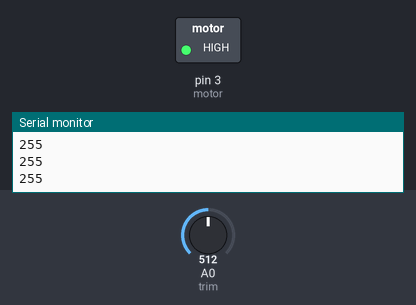
The sketch below on a simulated Arduino Uno, built with avr-gcc and run on an emulated ATmega328P. Shown: switched loads named in the sketch (green lamp = pin HIGH), the last lines printed to the serial monitor. The test bench sets the inputs (shaded band); at power-on: A0 (trim) = 512.

Above: at 1.2 s.
1.3 s: A0 (trim) set to 716
At 2.3 s:
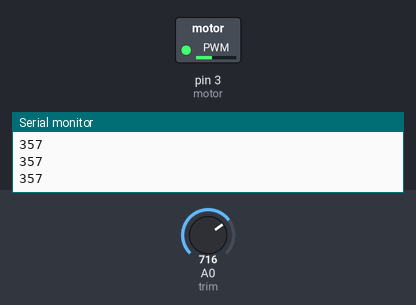
2.8 s: A0 (trim) set to 900
At 3.6 s:
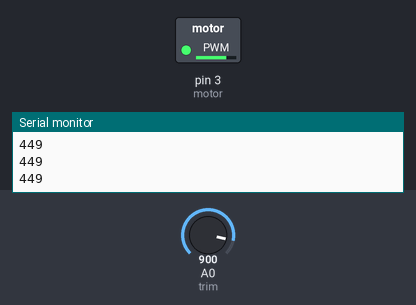
4.3 s: A0 (trim) set to 306
At 4.7 s:
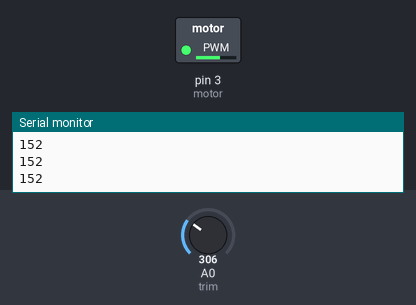
5.8 s: A0 (trim) set to 0
At 7.0 s:
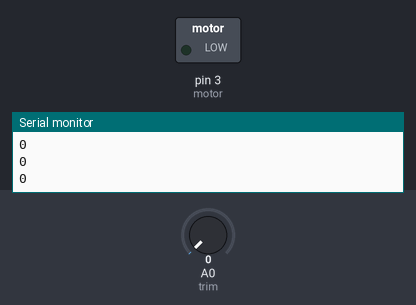
Timing chart, 0 to 8.3 s (numbered marks = the images above; inputs shaded):
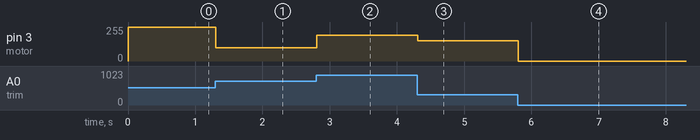

Measured:
- after the input at 1.3 s, pin 3 (motor): 255/255 → 101/255 at once
- after the input at 2.8 s, pin 3 (motor): 101/255 → 193/255 at once
- after the input at 4.3 s, pin 3 (motor): 193/255 → 152/255 at once
- after the input at 5.8 s, pin 3 (motor): 152/255 → 0/255 at once

The sketch:

Simple_Feedback_Motor_Control.ino
```cpp
int trim = A0;
int motor = 3;

int val;


void setup() {
  pinMode(motor, OUTPUT);
  Serial.begin(9600);
}

void loop() {
  val = map(analogRead(trim), 0, 511, 0, 255);

  Serial.println(val);

  analogWrite(motor, val);
}
```
